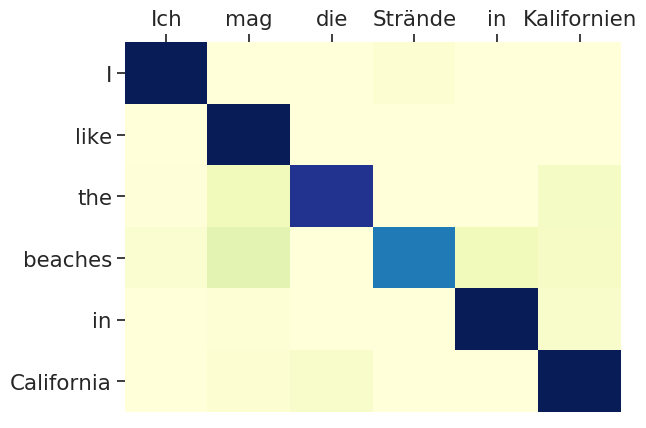

This figure's Python source:
from argparse import ArgumentParser
import numpy as np
import seaborn as sns; sns.set()
import matplotlib.pyplot as plt


def main():
    # Instantiate parser
    parser = ArgumentParser()

    parser.add_argument("--de_tokens_fname", required=True)
    parser.add_argument("--en_tokens_fname", required=True)
    parser.add_argument("--attention_weights_fname", required=True)

    # Parse
    args = parser.parse_args()

    # Load
    de_tokens = [token.strip() for token in open(args.de_tokens_fname)]
    en_tokens = [token.strip() for token in open(args.en_tokens_fname)]
    attn_weights = np.load(args.attention_weights_fname)

    # Plot
    sns.set(font_scale=1.4)
    plt.gca().xaxis.tick_top()
    plt.gca().yaxis.tick_left()

    sns.heatmap(data=attn_weights, xticklabels=de_tokens, yticklabels=en_tokens, cbar=False, cmap="YlGnBu", vmin=0, vmax=1)
    plt.savefig("attention.png", transparent=True, bbox_inches="tight")


if __name__ == "__main__":
    main()